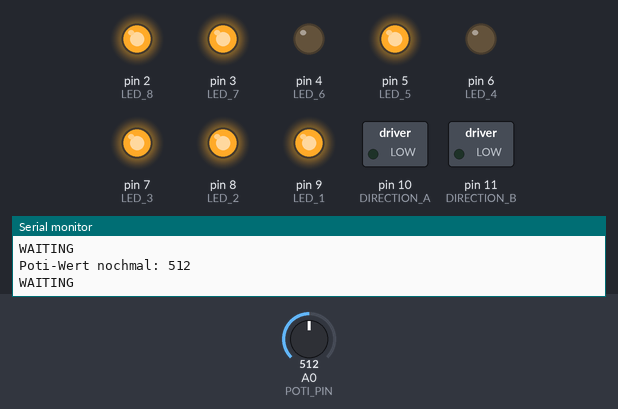
A sketch run on a simulated Arduino Uno, built with avr-gcc and run on an emulated ATmega328P. Shown: switched loads named in the sketch (green lamp = pin HIGH), output pins drawn as LEDs (lit = HIGH), the last lines printed to the serial monitor. Inputs (shaded band) come from the test bench; at power-on: A0 (POTI_PIN) = 512. The local clock reads 2024-03-15 10:24:30 at power-on unless the sketch sets it.

Above: at 3.6 s.
3.7 s: A0 (POTI_PIN) set to 482
At 5.9 s:
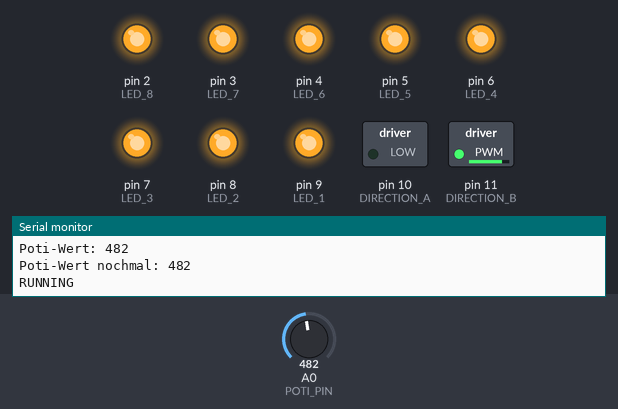
6.7 s: A0 (POTI_PIN) set to 1023
At 7.8 s:
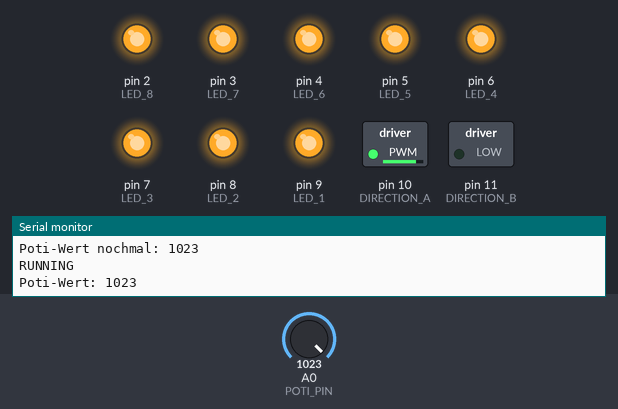
8.2 s: A0 (POTI_PIN) set to 708
11.2 s: A0 (POTI_PIN) set to 674
At 12.1 s:
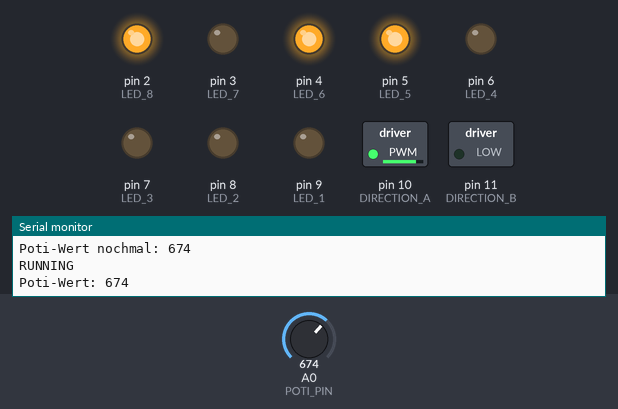
12.7 s: A0 (POTI_PIN) set to 511
At 13.6 s:
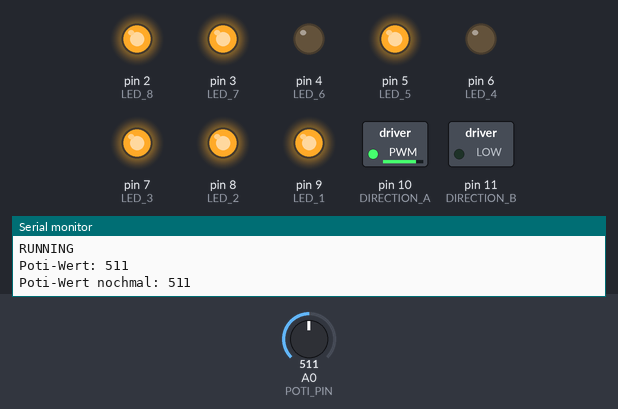
14.2 s: A0 (POTI_PIN) set to 306
At 14.6 s:
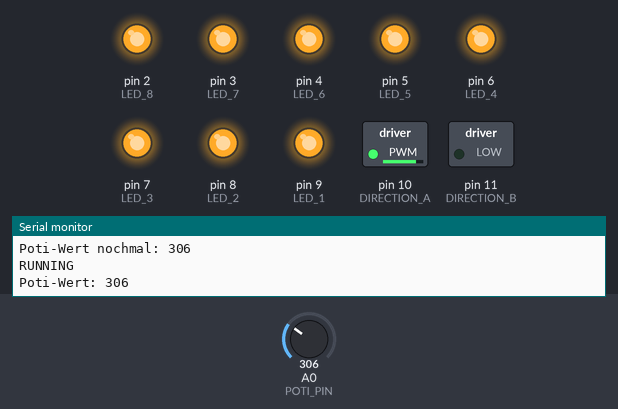
Timing chart, 0 to 16.7 s (numbered marks = the images above; inputs shaded):
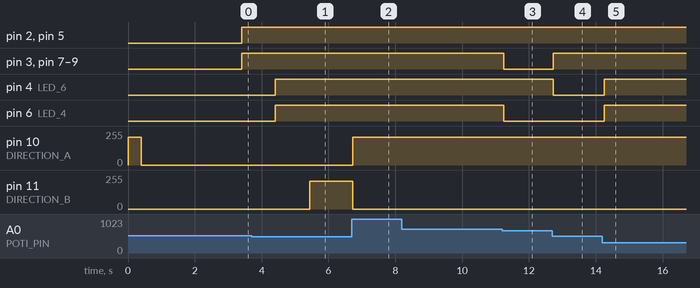

Measured:
- the behaviour switches between 500 and 499 on A0 (POTI_PIN) (found by bisection; images 0 and 1)
- the behaviour switches between 692 and 691 on A0 (POTI_PIN) (found by bisection; images 2 and 3)
- after the input at 3.7 s, pin 4 (LED_6), pin 6 (LED_4): LOW → HIGH after 0.71 s
- after the input at 6.7 s, pin 10 (DIRECTION_A): 0/255 → 210/255 at once; pin 11 (DIRECTION_B): 210/255 → 0/255 at once
- after the input at 11.2 s, pin 3 (LED_7), pin 6 (LED_4), pin 7 (LED_3), pin 8 (LED_2), pin 9 (LED_1): HIGH → LOW after 0.05 s
- after the input at 12.7 s, pin 3 (LED_7), pin 7 (LED_3), pin 8 (LED_2), pin 9 (LED_1): LOW → HIGH at once; pin 4 (LED_6): HIGH → LOW at once
- after the input at 14.2 s, pin 4 (LED_6), pin 6 (LED_4): LOW → HIGH after 0.06 s

The sketch:

Lichtuhr_Motor.ino
```cpp
/*
 * Autor: Marco Steffens (marco.steffens@gmail.com)
 * Sketch: Lichtuhr_Motor
 * Datum: 23.03.2016
 * Version: 1.0
 * Lizenz: cc zero (http://creativecommons.org/publicdomain/zero/1.0/deed.de)
 */

// DS3231:
// SDA pin -> Arduino Analog 4 or the dedicated SDA pin
// SCL pin -> Arduino Analog 5 or the dedicated SCL pin

#include <DS3231.h>
DS3231 rtc(SDA, SCL); // Init the DS3231 using the hardware interface

String strTime = "";
String strTimeTemp = "";
char arrCharTime[6] = { '8', '8', ':', '8', '8', '\0' }; // "88:88";

const int POTI_PIN= A0;   //Pin des Schiebepoti
int poti_wert = 0;

//Pin-Belegung der LEDs
const int LED_8 = 2; //Unterste LED
const int LED_7 = 3; //
const int LED_6 = 4; //
const int LED_5 = 5; //
const int LED_4 = 6; //
const int LED_3 = 7; //
const int LED_2 = 8; //
const int LED_1 = 9; //Oberste LED

//Pins des Motor-Poti
const int DIRECTION_A = 10;
const int DIRECTION_B = 11;

const int SPEED = 210;         //Geschwindigkeit des Poti. Werte unter 200 gehen mit Stromversorgung über USB gar nicht, da regt sich der Motor nicht.

unsigned long time = millis();
const unsigned long PERIOD = 5000; //alle 5000ms soll der poti fahren.

const int WAITING = 0;
const int RUNNING = 1;
int status = WAITING;

const int NONE = 0;
const int UP = 1;
const int DOWN = 2;
int direction = NONE;


/* Im zweidimensionalen Array "arrDisplay[][]" wird das abgelegt, was letztlich
 *  Angezeigt wird. Also "hh:mm", und außerdem die Leerräume bzw. das Trenn-
 *  zeichen.
 */
byte arrDisplay[8][31];

/* Eine Ziffer ist 7 Einheiten hoch und 5 breit. Damit lassen sich Zahlen
 * vernünftig anzeigen. Repräsentiert wird so eine Zahl durch ein Array
 * mit 5x8 Feldern - 8, weil es 8 LED gibt und ich die Möglichkeit
 * erhalten wollte, einfach auch ein anderes Zahlen-Design zu verwenden. Die
 * unterste Reihe ist immer leer, wird also nie angeleuchtet. Bei der ersten
 * Zahl schreib ich die Reihen mal untereinander, dann ist das Prinzip
 * erkennbar.
*/
const int DIGIT_WIDTH = 5;      //Breite einer ZIFFER. Die Trennzeichen (" " und ":") haben je eine eigene Breite.
const int DIGIT_HEIGHT = 8;     //Höhe der anzuzeigenden Zeichen, entspricht der Anzahl der LED
const int DISPLAY_WIDTH = 31;   //Anzahl der "Pixel" im Display, waagerecht
int displayIndex = 0;           //Zähler für das große Array,

const byte DIGIT_0[DIGIT_HEIGHT][DIGIT_WIDTH] = { { 1, 1, 1, 1, 1 },
                                                  { 1, 0, 0, 0, 1 },
                                                  { 1, 0, 0, 0, 1 },
                                                  { 1, 0, 0, 0, 1 },
                                                  { 1, 0, 0, 0, 1 },
                                                  { 1, 0, 0, 0, 1 },
                                                  { 1, 1, 1, 1, 1 },
                                                  { 0, 0, 0, 0, 0 } } ;
const byte DIGIT_1[DIGIT_HEIGHT][DIGIT_WIDTH] = { { 0, 0, 0, 0, 1 }, { 0, 0, 0, 0, 1 }, { 0, 0, 0, 0, 1 }, { 0, 0, 0, 0, 1 }, { 0, 0, 0, 0, 1 }, { 0, 0, 0, 0, 1 }, { 0, 0, 0, 0, 1 }, { 0, 0, 0, 0, 0 } } ;
const byte DIGIT_2[DIGIT_HEIGHT][DIGIT_WIDTH] = { { 1, 1, 1, 1, 1 }, { 0, 0, 0, 0, 1 }, { 0, 0, 0, 0, 1 }, { 1, 1, 1, 1, 1 }, { 1, 0, 0, 0, 0 }, { 1, 0, 0, 0, 0 }, { 1, 1, 1, 1, 1 }, { 0, 0, 0, 0, 0 } } ;
const byte DIGIT_3[DIGIT_HEIGHT][DIGIT_WIDTH] = { { 1, 1, 1, 1, 1 }, { 0, 0, 0, 0, 1 }, { 0, 0, 0, 0, 1 }, { 1, 1, 1, 1, 1 }, { 0, 0, 0, 0, 1 }, { 0, 0, 0, 0, 1 }, { 1, 1, 1, 1, 1 }, { 0, 0, 0, 0, 0 } } ;
const byte DIGIT_4[DIGIT_HEIGHT][DIGIT_WIDTH] = { { 1, 0, 0, 0, 1 }, { 1, 0, 0, 0, 1 }, { 1, 0, 0, 0, 1 }, { 1, 1, 1, 1, 1 }, { 0, 0, 0, 0, 1 }, { 0, 0, 0, 0, 1 }, { 0, 0, 0, 0, 1 }, { 0, 0, 0, 0, 0 } } ;
const byte DIGIT_5[DIGIT_HEIGHT][DIGIT_WIDTH] = { { 1, 1, 1, 1, 1 }, { 1, 0, 0, 0, 0 }, { 1, 0, 0, 0, 0 }, { 1, 1, 1, 1, 1 }, { 0, 0, 0, 0, 1 }, { 0, 0, 0, 0, 1 }, { 1, 1, 1, 1, 1 }, { 0, 0, 0, 0, 0 } } ;
const byte DIGIT_6[DIGIT_HEIGHT][DIGIT_WIDTH] = { { 1, 0, 0, 0, 0 }, { 1, 0, 0, 0, 0 }, { 1, 0, 0, 0, 0 }, { 1, 1, 1, 1, 1 }, { 1, 0, 0, 0, 1 }, { 1, 0, 0, 0, 1 }, { 1, 1, 1, 1, 1 }, { 0, 0, 0, 0, 0 } } ;
const byte DIGIT_7[DIGIT_HEIGHT][DIGIT_WIDTH] = { { 1, 1, 1, 1, 1 }, { 0, 0, 0, 0, 1 }, { 0, 0, 0, 0, 1 }, { 0, 0, 0, 0, 1 }, { 0, 0, 0, 0, 1 }, { 0, 0, 0, 0, 1 }, { 0, 0, 0, 0, 1 }, { 0, 0, 0, 0, 0 } } ;
const byte DIGIT_8[DIGIT_HEIGHT][DIGIT_WIDTH] = { { 1, 1, 1, 1, 1 }, { 1, 0, 0, 0, 1 }, { 1, 0, 0, 0, 1 }, { 1, 1, 1, 1, 1 }, { 1, 0, 0, 0, 1 }, { 1, 0, 0, 0, 1 }, { 1, 1, 1, 1, 1 }, { 0, 0, 0, 0, 0 } } ;
const byte DIGIT_9[DIGIT_HEIGHT][DIGIT_WIDTH] = { { 1, 1, 1, 1, 1 }, { 1, 0, 0, 0, 1 }, { 1, 0, 0, 0, 1 }, { 1, 1, 1, 1, 1 }, { 0, 0, 0, 0, 1 }, { 0, 0, 0, 0, 1 }, { 0, 0, 0, 0, 1 }, { 0, 0, 0, 0, 0 } } ;
const byte DELIMITER[DIGIT_HEIGHT][5]    = { { 0, 0, 0, 0, 0}, { 0, 0, 0, 0, 0}, { 0, 0, 0, 0, 0}, { 0, 0, 1, 0, 0}, { 0, 0, 0, 0, 0}, { 0, 0, 1, 0, 0}, { 0, 0, 0, 0, 0}, { 0, 0, 0, 0, 0} };
const byte SPACE[DIGIT_HEIGHT][3]   = { { 0, 0, 0}, { 0, 0, 0}, { 0, 0, 0}, { 0, 0, 0}, { 0, 0, 0}, { 0, 0, 0}, { 0, 0, 0}, { 0, 0, 0} };

/* Offset ist der Bereich am Anfang und am Ende der Poti-Strecke,
 * der nicht für die Anzeige genutzt wird. Dieser Bereich deckt einmal ab,
 * dass der Poti nicht immer Werte zwischen 0 und 1023 lieferte, sondern
 * zwischen 9 und 1019 und ähnliches. Zum Anderen deckt dieser Wert aber
 * auch den Bereich ab, der durch den LED-Arm überdeckt wird.
 */
const int OFFSET = 140;

/****************************************************************************
 * void setup()
 ****************************************************************************/
void setup()
{

  Serial.begin(9600);

  pinMode(LED_1,OUTPUT);
  pinMode(LED_2,OUTPUT);
  pinMode(LED_3,OUTPUT);
  pinMode(LED_4,OUTPUT);
  pinMode(LED_5,OUTPUT);
  pinMode(LED_6,OUTPUT);
  pinMode(LED_7,OUTPUT);
  pinMode(LED_8,OUTPUT);

  //Das Display-Array wird erstmal mit lauter Null-Werten initialisiert
  for (int i=0; i<8; ++i)
  {
    for (int j=0; j<DISPLAY_WIDTH; ++j)
    {
      arrDisplay[i][j] = 0;
    }
  }

  rtc.begin();
  // Mit den folgenden Zeilen kann das RTC-Modul konfiguriert werden:
  //rtc.setTime(19, 41, 0);     // Setzt die Zeit auf hh, mm, ss (24-Stunden-Format)
  //rtc.setDate(5, 3, 2016);    // Setzt das Datum auf den 5. März 2016
  //rtc.setDOW();               // Setzt den Wochentag (Day-of-Week) in Abhängigkeit vom aktuellen Datum


  /*
  analogWrite(motorA, 255);
  analogWrite(motorB, 0);
  delay(200);
  analogWrite(motorA, 0);
  analogWrite(motorB, 255);
  delay(200);
  analogWrite(motorA, 0);
  analogWrite(motorB, 0);
*/

  // Pins für Motorenrichtungen als Ausgang
//  pinMode(DIRECTION_A, OUTPUT);
//  pinMode(DIRECTION_B, OUTPUT);

  // Geschwindigkeiten setzen
//  analogWrite(geschwindigkeitA, geschwindigkeit);
//  analogWrite(geschwindigkeitB, geschwindigkeit);

  //Poti in Startposition fahren:
  analogWrite(DIRECTION_A, SPEED);
  analogWrite(DIRECTION_B, 0);
  delay(400);
  analogWrite(DIRECTION_A, 0);
  analogWrite(DIRECTION_B, 0);

  delay(2000);
}

/****************************************************************************
 * void loop()
 ****************************************************************************/

void loop()
{

  switch (status) {

    case WAITING:
      Serial.println("WAITING");
      //wenn die zeit gekommen ist
      //setzte den status auf running und
      //break;
      //sonst:
      //delay(1000);
      if (millis() - time > PERIOD)
      {
        status = RUNNING;
      }
      else
      {
        delay(1000);
      }
      break;

    case RUNNING:
      Serial.println("RUNNING");
      //wenn direction NONE ist
      //setzte direction auf up
      //schalte die motoren entsprechend
      //wenn direction UP ist und wenn das obere offset erreicht ist
      //setze direction auf down
      //schalte motoren entsprechend
      //wenn direction auf down ist und wenn das untere offset erreicht ist
      //setze direction auf NONE
      //und schalte motoren aus.
      //und merk dir die zeit.
      poti_wert =analogRead(POTI_PIN);
      Serial.print("Poti-Wert: ");Serial.println(poti_wert);

      if (direction == NONE)
      {
        Serial.print("direction: ");Serial.println("NONE");
        direction = UP;
        analogWrite(DIRECTION_A, 0);
        analogWrite(DIRECTION_B, SPEED);
      }
      else if ((direction == UP) && (poti_wert > (1023 - OFFSET/2)))
      {
        Serial.print("direction: ");Serial.println("UP");
        direction = DOWN;
        analogWrite(DIRECTION_A, SPEED);
        analogWrite(DIRECTION_B, 0);
      }
      else if ((direction == DOWN) && (poti_wert < OFFSET/2))
      {
        Serial.print("direction: ");Serial.println("DOWN");
        direction = NONE;
        status = WAITING;
        analogWrite(DIRECTION_A, 0);
        analogWrite(DIRECTION_B, 0);
        time = millis();
      }
      break;
    default:
      // if nothing else matches, do the default
      // default is optional
      break;


  }
  /*
   * Der Poti bewegt sich im Bereich 0-(1/2 offset) bzw. 1023-(1/2 offset)
   *
   */

/*


  poti_wert =analogRead(POTI_PIN);

  analogWrite(DIRECTION_A, 215);
  analogWrite(DIRECTION_B, 0);

  Serial.print("Poti-Wert: "); Serial.println(poti_wert);

  if(poti_wert == 1023)
  {
    analogWrite(DIRECTION_A, 0);
    analogWrite(DIRECTION_B, 0);
    delay(40000);
  }
  */
/*
  //movingForwards
  //movingBackwards
  //for (int i = 0; i < 1024; ++i)
  //{
    //analogWrite(motorA, 255);
    //analogWrite(motorB, 0);

  analogWrite(DIRECTION_A, 215);
  analogWrite(DIRECTION_B, 0);
  delay(500);
  analogWrite(DIRECTION_A, 0);
  analogWrite(DIRECTION_B, 215);
  delay(500);
  analogWrite(DIRECTION_A, 0);
  analogWrite(DIRECTION_B, 0);
    drive();
  //}

  delay(5000);
  */
    drive();
}


void drive()
{

  /*
   * Holt die aktuelle Zeit im Format HH:MM von der RTC und speichert sie zwischen
   * TODO: nicht in jedem Loop machen sondern alle 1000 Millis
   * (Sekundengenau dann, kommt eh nicht drauf an und spart vllt. loop()-Zeit.)
   */
  strTimeTemp = rtc.getTimeStr(FORMAT_SHORT);

  /*
   * Wenn sich die Zeit im Vergleich zum letzten Durchlauf verändert hat,
   * muss die Anzeige aktualisiert werden.
   */
  if (!strTime.equals(strTimeTemp))
  {
    //Serial.println("Anzeige wird aktualisiert");

    strTime = strTimeTemp;          //angezeigte Zeit wird für den nächsten Loop gespeichert

    setDisplay();                   //Das letztlich angezeigte Array wird aufgebaut
  }

  poti_wert =analogRead(POTI_PIN);  //Der aktuelle Stand des Potis wird eingelesen

  Serial.print("Poti-Wert nochmal: ");Serial.println(poti_wert);
  /*
   * Steht der Poti im Bereich des OFFSET, bleibt das Licht aus.
   */
  if ((poti_wert < OFFSET) || (poti_wert > (1024-OFFSET)))
  {
    setLEDsOff();             //schaltet alle LEDs aus
  }
  else
  {
    /*
     * Hier werden die LEDs zur Anzeige der Uhrzeit geschaltet, und zwar
     * Abhängig vom Wert, den der Poti liefert.
     * Die Anzeigefläche unterteilt sich wie folgt:
     * [Offset][H][Space][H][Delimiter][M][Space][M][Offset]
     * Der Bereich zwischen den Offsets wird in so viele Teile unterteilt,
     * wie die Darstellung der Anzeige benötigt. Die Anzahl dieser Teile
     * ergibt sich, wenn die für die Anzeige zur Verfügung stehende Poti-Strecke
     * durch die in der Konstante DISPLAY_WIDTH gespeichert Zeichenzahl geteilt wird.
     * Also: ((1024 - (2 * OFFSET)) / DISPLAY_WIDTH)
     * Hier wird jetzt zunächst berechnet, in welchem dieser Teile der Poti
     * grade steht. Wenn die Anzeige 31 Zeichen breit ist, dann muss hier eine Zahl
     * zwischen 1 und 31 herauskommen. Sollte das nicht der Fall sein, werden
     * die LEDs alle deaktiviert.
     * Sollte der Wert zwischen 1 und 31 liegen, dann wird die entsprechende "Spalte" im
     * Display-Array verwendet, um die LEDs an- bzw. auszuschalten.
     */

    int x = (poti_wert - OFFSET) / ((1024 - (2 * OFFSET)) / DISPLAY_WIDTH);

    if ((x < 0) || (x > DISPLAY_WIDTH))
    {
      setLEDsOff();             //schaltet alle LEDs aus
    }
    else
    {
      if(arrDisplay[0][x] == 1){ digitalWrite(LED_1, LOW); } else { digitalWrite(LED_1, HIGH); }
      if(arrDisplay[1][x] == 1){ digitalWrite(LED_2, LOW); } else { digitalWrite(LED_2, HIGH); }
      if(arrDisplay[2][x] == 1){ digitalWrite(LED_3, LOW); } else { digitalWrite(LED_3, HIGH); }
      if(arrDisplay[3][x] == 1){ digitalWrite(LED_4, LOW); } else { digitalWrite(LED_4, HIGH); }
      if(arrDisplay[4][x] == 1){ digitalWrite(LED_5, LOW); } else { digitalWrite(LED_5, HIGH); }
      if(arrDisplay[5][x] == 1){ digitalWrite(LED_6, LOW); } else { digitalWrite(LED_6, HIGH); }
      if(arrDisplay[6][x] == 1){ digitalWrite(LED_7, LOW); } else { digitalWrite(LED_7, HIGH); }
      digitalWrite(LED_8, HIGH); // if(arrDisplay[7][x]){ digitalWrite(LED_8, HIGH); } else { digitalWrite(LED_8, LOW); }
    }
  }
}

/****************************************************************************
 * Hier wird ein zweidimensionales Array so befüllt, dass sich damit
 * die LEDs für die Anzeige sinnvoll ein - und ausschalten lassen.
 ****************************************************************************/
void setDisplay()
{

  displayIndex = 0;

  //Zeit-String in Array umwandeln
  strTime.toCharArray(arrCharTime, strTime.length() + 1);

  //Zusammensetzen der Anzeige nach dem Muster
  //[H1][Space][H2][Delimiter][M1][Space][M2]
  addDigitToDisplay(arrCharTime[0]);
  addSpace();
  addDigitToDisplay(arrCharTime[1]);
  addDelimiter();
  addDigitToDisplay(arrCharTime[3]);
  addSpace();
  addDigitToDisplay(arrCharTime[4]);
}

/****************************************************************************
 * Die richtige Ziffer, also das richtige Array, muss
 * noch ausgewählt werden.
 ****************************************************************************/
void addDigitToDisplay(char i)
{

  if (i == '0') {
    addDigit(DIGIT_0);
  }
  else if (i == '1') {
    addDigit(DIGIT_1);
  }
  else if (i == '2') {
    addDigit(DIGIT_2);
  }
  else if (i == '3') {
    addDigit(DIGIT_3);
  }
  else if (i == '4') {
    addDigit(DIGIT_4);
  }
  else if (i == '5') {
    addDigit(DIGIT_5);
  }
  else if (i == '6') {
    addDigit(DIGIT_6);
  }
  else if (i == '7') {
    addDigit(DIGIT_7);
  }
  else if (i == '8') {
    addDigit(DIGIT_8);
  }
  else if (i == '9') {
    addDigit(DIGIT_9);
  }
  else
  {
    //Serial.println("Schwerer Fehler");
    exit(0);
  }
}

/****************************************************************************
 * Hier wird das Array einer Ziffer in das Dispay-Array geschrieben.
 * Gleichzeitig wird ein Zähler mitgeführt, der die Position der aktuell
 * zu schreibenden SPALTE im Display Array enthält.
 ****************************************************************************/
void addDigit(const byte DIGIT[DIGIT_HEIGHT][DIGIT_WIDTH])
{
  for(int j=0; j < DIGIT_WIDTH; ++j)
  {
    for(int i=0; i < DIGIT_HEIGHT; ++i)
    {
      arrDisplay[i][displayIndex] = DIGIT[i][j];
    }
    ++displayIndex;
  }
}

/****************************************************************************
 * Fügt dem Display-Array einen Leerraum hinzu.
 * Auch hier wird der Zähler geführt, der die Position
 * der aktuell zu schreibenden SPALTE im Display enthält.
 ****************************************************************************/
void addSpace()
{
  for(int j=0; j < sizeof(SPACE[0]); ++j)
  {
    for(int i=0; i < DIGIT_HEIGHT; ++i)
    {
      arrDisplay[i][displayIndex] = SPACE[i][j];
    }
    ++displayIndex;
  }
}

/****************************************************************************
 * Fügt dem Display-Array das Trennzeichen (:) hinzu.
 * Auch hier wird der Zähler geführt, der die Position
 * der aktuell zu schreibenden SPALTE im Display enthält.
 ****************************************************************************/
void addDelimiter()
{
  for(int j=0; j < sizeof(DELIMITER[0]); ++j)
  {
    for(int i=0; i < DIGIT_HEIGHT; ++i)
    {
      arrDisplay[i][displayIndex] = DELIMITER[i][j];
    }
    ++displayIndex;
  }
}

/****************************************************************************
 * Deaktiviert alle LEDs
 ****************************************************************************/
void setLEDsOff()
{
    digitalWrite(LED_1, HIGH);
    digitalWrite(LED_2, HIGH);
    digitalWrite(LED_3, HIGH);
    digitalWrite(LED_4, HIGH);
    digitalWrite(LED_5, HIGH);
    digitalWrite(LED_6, HIGH);
    digitalWrite(LED_7, HIGH);
    digitalWrite(LED_8, HIGH);
}
```
